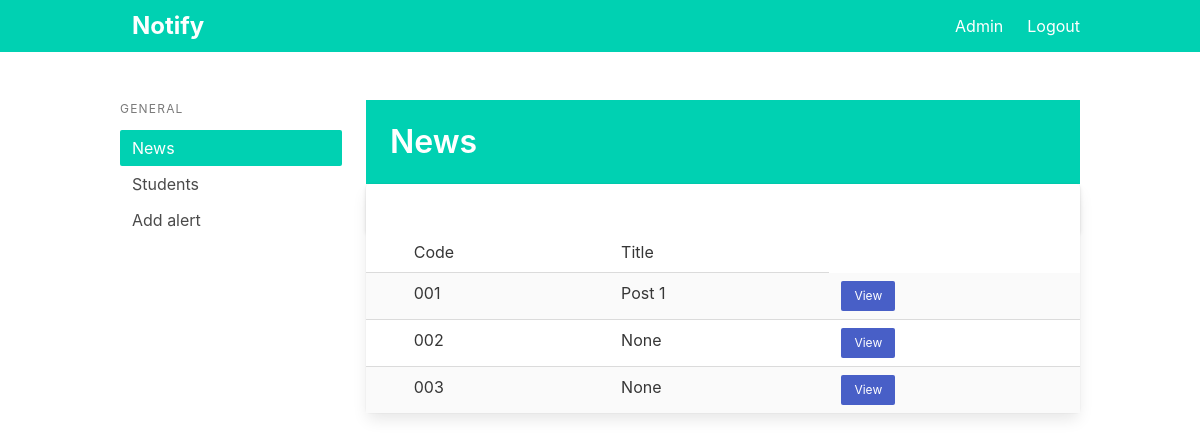
Page / (signed in) on the earlier database version.
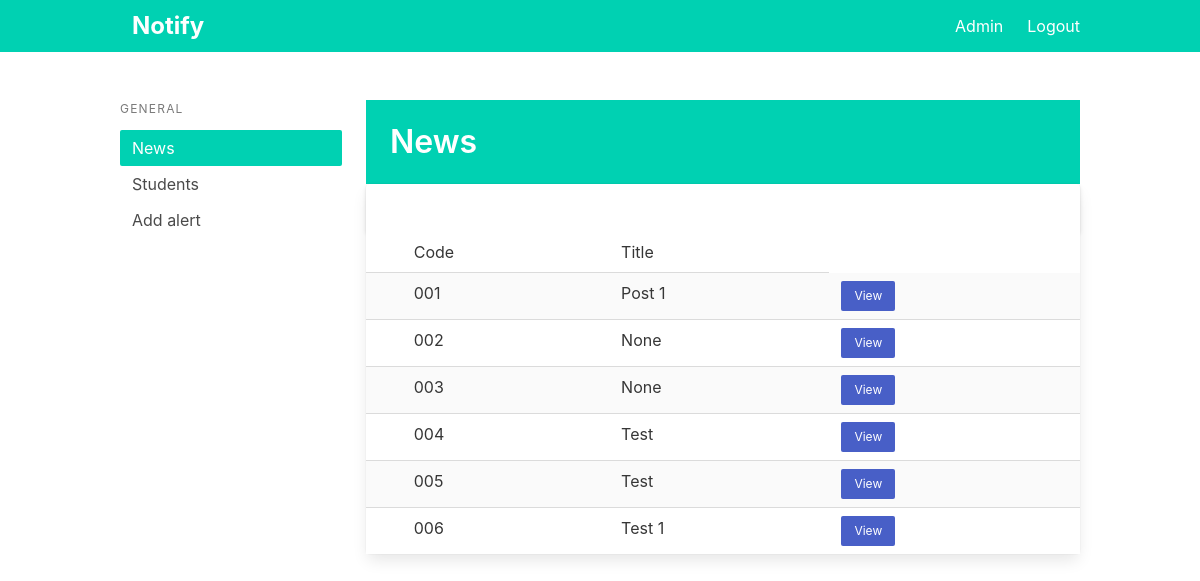
Same page on the later database version.
### app/models.py (models this page shows)
class Alert(db.Model):
    id = db.Column(db.Integer, primary_key=True)
    title = db.Column(db.String(150))
    body = db.Column(db.Text)

### app/main.py (the view)
@main.route('/')
@login_required
def index():
    alerts = Alert.query.all()
    return render_template('index.html', alerts=alerts)

### app/templates/index.html (shortened to what this page needs)
{% extends "base.html" %}
{% block content %}
<div class="columns">
  <div class="column is-3 ">
    <aside class="menu is-hidden-mobile">
      <p class="menu-label">
        General
      </p>
      <ul class="menu-list">
        <li><a class="has-background-primary has-text-white">News</a></li>
        <li><a href="{{ url_for('main.student') }}">Students</a></li>
        <li><a href="{{ url_for('main.alert') }}">Add alert</a></li>
      </ul>
    </aside>
  </div>
  <div class="column is-9">
    <section class="hero is-primary welcome is-small">
      <div class="hero-body">
        <div class="container">
          <h1 class="title">
            News
          </h1>
        </div>
      </div>
    </section>
    <div class="is-6">
      <div class="card events-card">
        <header class="card-header">
          <a href="#" class="card-header-icon" aria-label="more options">
            <span class="icon">
            </span>
          </a>
        </header>
        <div class="card-table">
          <div class="content">
            <table class="table is-fullwidth is-striped">
              <tbody>
                <tr>
                  <td>
                  <td>Code</td>
                  <td>Title</td>
                </tr>
                {% for alert in alerts %}
                <tr>
                  <td width="5%">
                  <td>00{{ alert.id }}</td>
                  <td>{{ alert.title }}</td>
                  <td><a class="button is-link is-small" href="/alert/{{alert.id}}">View</a></td>
                </tr>
                {% endfor %}
              </tbody>
            </table>
          </div>
        </div>
      </div>
    </div>
  </div>
</div>
{% endblock %}

Differences in the rows shown:
added Alert: id "4", title "Test"
added Alert: id "5", title "Test"
added Alert: id "6", title "Test 1"
